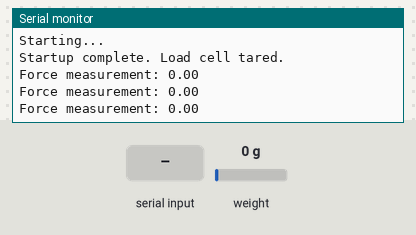
The sketch below on a simulated ESP8266 (NodeMCU). Parts: the last lines printed to the serial monitor. The test bench sets the inputs (shaded band); at power-on: weight on the scale 0 g.

Above: at 6.6 s.
6.7 s: "t" received over Serial
At 6.86 s:
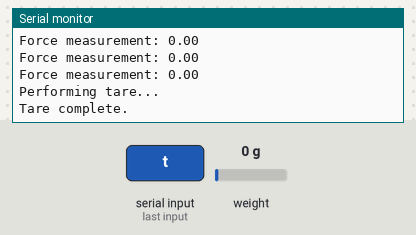
8.2 s: weight on the scale set to 100 g
At 8.8 s:
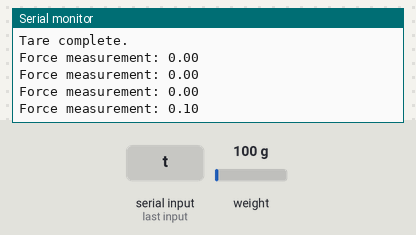
9.7 s: weight on the scale set to 1250 g
At 10.3 s:
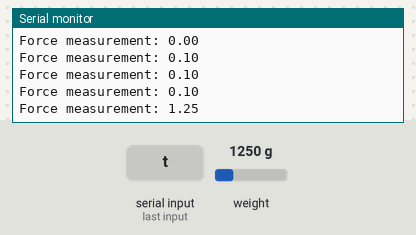
Timing chart, 0 to 12.7 s (numbered marks = the images above; inputs shaded):
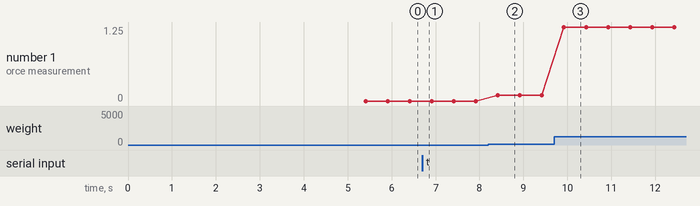

Measured:
- after the input at 6.7 s, the serial monitor: prints a new line at once (image 1)
- after the input at 8.2 s, the serial monitor: prints a new line after 0.22 s (image 2)
- after the input at 9.7 s, the serial monitor: prints a new line after 0.22 s (image 3)
- plotted number 1: 0 → 0.1 after the input at 8.2 s, 0.1 → 1.25 after the input at 9.7 s

The sketch:

Force_calibration_11_feb.ino
```cpp
/*
   -------------------------------------------------------------------------------------
   HX711_ADC
   Arduino library for HX711 24-Bit Analog-to-Digital Converter for Weight Scales
   Olav Kallhovd sept2017
   -------------------------------------------------------------------------------------
*/

/*
   Settling time (number of samples) and data filtering can be adjusted in the config.h file
   For calibration and storing the calibration value in eeprom, see example file "Calibration.ino"

   The update() function checks for new data and starts the next conversion. In order to acheive maximum effective
   sample rate, update() should be called at least as often as the HX711 sample rate; >10Hz@10SPS, >80Hz@80SPS.
   If you have other time consuming code running (i.e. a graphical LCD), consider calling update() from an interrupt routine,
   see example file "Read_1x_load_cell_interrupt_driven.ino".

   This is an example sketch on how to use this library
*/

/*#include <HX711_ADC.h>
#if defined(ESP8266)|| defined(ESP32) || defined(AVR)
#include <EEPROM.h>
#endif

//pins:
const int HX711_dout = 3; //mcu > HX711 dout pin
const int HX711_sck = 2; //mcu > HX711 sck pin

//HX711 constructor:
HX711_ADC LoadCell(HX711_dout, HX711_sck);

const int calVal_eepromAdress = 0;
unsigned long t = 0;

void setup() {
  Serial.begin(57600); delay(10);
  Serial.println();
  Serial.println("Starting...");

  LoadCell.begin();
  //LoadCell.setReverseOutput(); //uncomment to turn a negative output value to positive
  float calibrationValue; // calibration value (see example file "Calibration.ino")
  calibrationValue = 696.0; // uncomment this if you want to set the calibration value in the sketch
#if defined(ESP8266)|| defined(ESP32)
  //EEPROM.begin(512); // uncomment this if you use ESP8266/ESP32 and want to fetch the calibration value from eeprom
#endif
  //EEPROM.get(calVal_eepromAdress, calibrationValue); // uncomment this if you want to fetch the calibration value from eeprom

  unsigned long stabilizingtime = 2000; // preciscion right after power-up can be improved by adding a few seconds of stabilizing time
  boolean _tare = true; //set this to false if you don't want tare to be performed in the next step
  LoadCell.start(stabilizingtime, _tare);
  if (LoadCell.getTareTimeoutFlag()) {
    Serial.println("Timeout, check MCU>HX711 wiring and pin designations");
    while (1);
  }
  else {
    LoadCell.setCalFactor(calibrationValue); // set calibration value (float)
    Serial.println("Startup is complete");
  }
}

void loop() {
  static boolean newDataReady = 0;
  const int serialPrintInterval = 0; //increase value to slow down serial print activity

  // check for new data/start next conversion:
  if (LoadCell.update()) newDataReady = true;

  // get smoothed value from the dataset:
  if (newDataReady) {
    if (millis() > t + serialPrintInterval) {
      float i = LoadCell.getData();
      Serial.print("Load_cell output val: ");
      Serial.println(i);
      newDataReady = 0;
      t = millis();
    }
  }

  // receive command from serial terminal, send 't' to initiate tare operation:
  if (Serial.available() > 0) {
    char inByte = Serial.read();
    if (inByte == 't') LoadCell.tareNoDelay();
  }

  // check if last tare operation is complete:
  if (LoadCell.getTareStatus() == true) {
    Serial.println("Tare complete");
  }

}*/
#include <HX711_ADC.h>
#if defined(ESP8266)|| defined(ESP32) || defined(AVR)
#include <EEPROM.h>
#endif

// Pin definitions
const int HX711_dout = 3; // HX711 data output pin
const int HX711_sck = 2;  // HX711 clock pin

// HX711 constructor
HX711_ADC LoadCell(HX711_dout, HX711_sck);

const int calVal_eepromAdress = 0;
unsigned long t = 0;

void setup() {
  Serial.begin(9600);
  delay(10);
  Serial.println("Starting...");

  LoadCell.begin();

  float calibrationValue = 45000.0; // Set calibration value
  LoadCell.setCalFactor(calibrationValue);

  unsigned long stabilizingTime = 5000; // Allow time for stabilization
  boolean _tare = true; // Ensure tare is performed at startup
  LoadCell.start(stabilizingTime, _tare);

  if (LoadCell.getTareTimeoutFlag()) {
    Serial.println("Timeout! Check wiring and pin configurations.");
    while (1);
  } else {
    Serial.println("Startup complete. Load cell tared.");
  }
}

void loop() {
  static boolean newDataReady = false;
  const int serialPrintInterval = 500; // Adjust to slow down serial prints

  // Check for new data and start next conversion
  if (LoadCell.update()) newDataReady = true;

  if (newDataReady) {
    if (millis() > t + serialPrintInterval) {
      float forceValue = LoadCell.getData();
      Serial.print("Force measurement: ");
      Serial.println(forceValue);
      newDataReady = false;
      t = millis();
    }
  }

  // Listen for manual tare command ('t') from the serial monitor
  if (Serial.available() > 0) {
    char inByte = Serial.read();
    if (inByte == 't') {
      Serial.println("Performing tare...");
      LoadCell.tareNoDelay();
    }
  }

  // Confirm tare operation completion
  if (LoadCell.getTareStatus()) {
    Serial.println("Tare complete.");
  }
}
```
